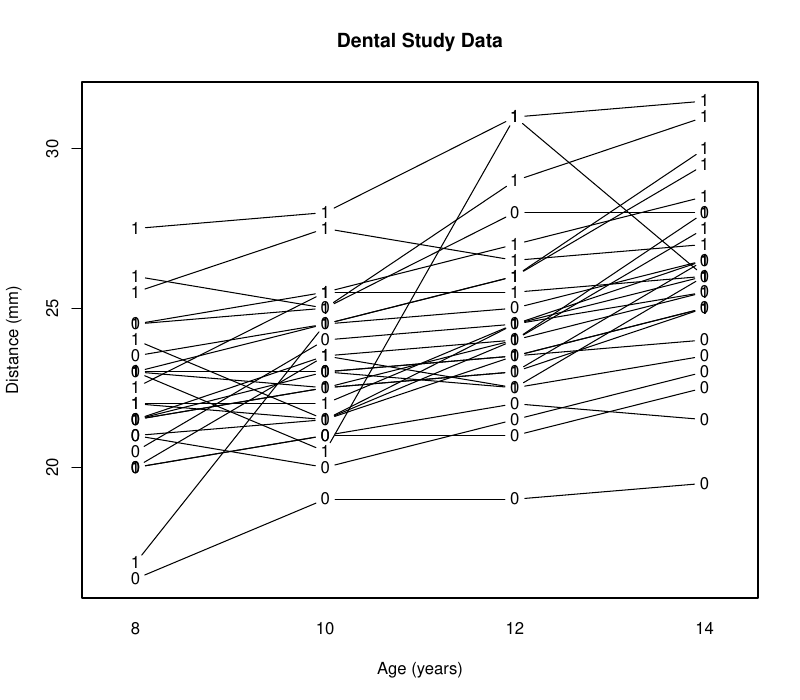

The script that saved this image:
#########################################################################
#
#   CHAPTER 1, EXAMPLE 1, Dental Study 
# 
#   How to make a spaghetti plot.  We demonstrate using the R function
#   interaction.plot() and the ggplot2 package.  There are also
#   numerous examples on the web.  Just google "spaghetti plot in R"
#
#########################################################################

#  Read in the data -- they are in the form of one record per observation

thedat <- read.table("dental.dat")
thedat <- thedat[,2:5]      #  remove the first column
colnames(thedat) <- c("id","age","distance","gender")

#  Total number of individuals

m <- max(thedat$id)

#########################################################################
# 
#  Use the interaction.plot function to plot all the data on one plot
#  and use the gender indicator (0 for girls, 1 for boys) as the plotting
#  symbol.
#
#  By default, only lines are plotted, with a different line
#  type for each individual.  Here, we make all the lines solid with lty=1
#  
#  By default, a legend is displayed; here, we suppress the legend.
#
#  We specify plotting of both lines and symbols with type="b"
#
#  Below, gensym is a vector of length m with the gender indicator for each
#  child -- these will be the plotting symbols
#
#########################################################################

gensym <- thedat[thedat$age==8,4]

pdf("dental_spaghetti.pdf",width=8)
interaction.plot(thedat$age,thedat$id,thedat$distance,xlab="Age (years)",
                 ylab="Distance (mm)",lty=1,legend=FALSE,type="b",
                 pch=as.character(gensym))
title("Dental Study Data")
graphics.off()

#########################################################################
#
#   Now make separate plots by gender with sample means at each age
#   superimposed for each gender.  We illustrate how the ggplot2 package
#   can be used to build this plot.  
#
#########################################################################

library(ggplot2)

#   Make the gender and id variables factors for use with ggplot 

thedat <- within(thedat, {  id <- factor(id)
    gender <- factor(gender,levels=0:1,labels=c("Girls","Boys"))
})

#   First create the basic plot object

pp <- ggplot(thedat,aes(x=age,y=distance,group=id))

#########################################################################
#
#   Now add features to the basic plot object
#
#   facet_grid makes separate plots for each level of the factor gender
#   and labels them as specified for the factor gender above
#
#   geom_line() creates the "spaghetti connecting the points for each 
#   child -- by default solid lines are used
#
#   geom_point() adds plotting symbols - shape=18 specifies the diamond
#   shape; the default is solid circles
#
#   stat_summary() adds the means for each gender and connects them by 
#   lines -- the size option specifies thicker lines than the default
#
#   the axes are labeled in the obvious way
#
#######################################################################

pdf("dental_bygender.pdf",width=8)
pp + geom_line() + geom_point(shape=18) + stat_summary(aes(group = 1),
   geom = "line", fun.y = mean, size = 1.5) + facet_grid(. ~ gender) +
        xlab("Age (years)") + ylab("Distance (mm)")
dev.off()


